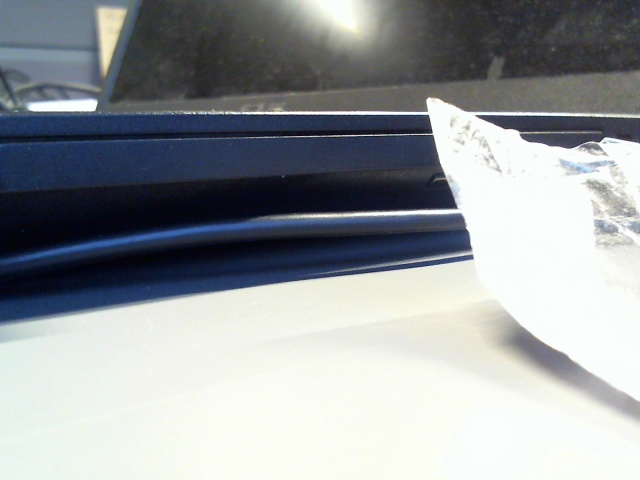
#> input picture PythonServer/shapes.jpg, 640 x 480 px
$ python shape.py   (older library calls are emulated)
#> lines starting #> are read from the running program, lines starting #| are printed output that depends on the picture; after the words box and inside, x2 and y2 are one past the last pixel; in counts of white or black regions, pixels touching at a corner belong together
import cv2
import numpy as np

img = cv2.imread("shapes.jpg", cv2.IMREAD_GRAYSCALE)
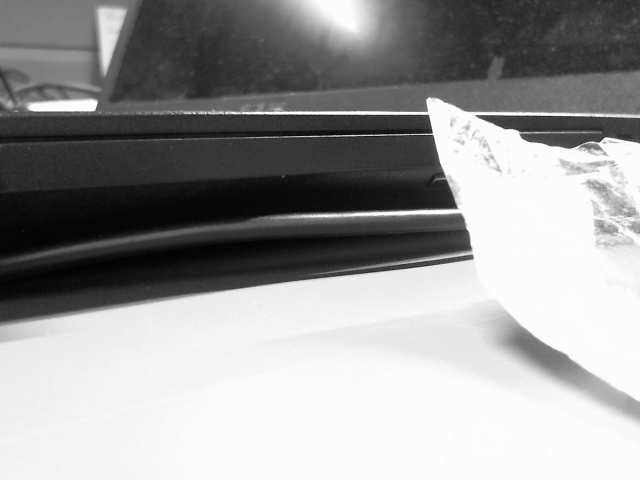
#> img: shape (480, 640); min 2, max 255, mean 153.1
_, threshold = cv2.threshold(img,55 ,255 , cv2.THRESH_BINARY)
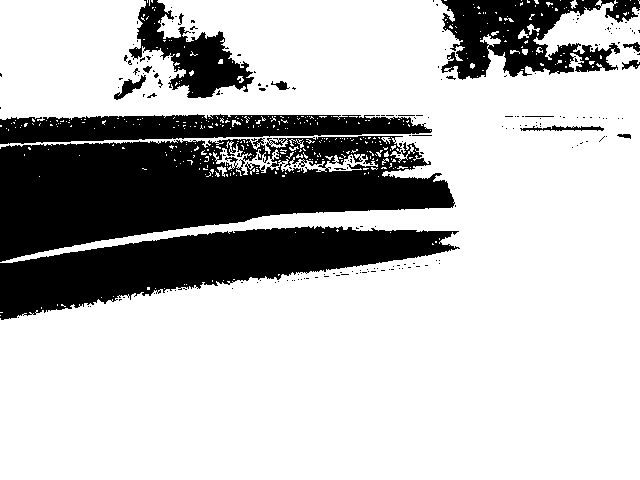
#> threshold: shape (480, 640); 74.4% white; 214 black regions (197 under 20 px)
_, contours, _ = cv2.findContours(threshold, cv2.RETR_TREE, cv2.CHAIN_APPROX_SIMPLE)
#> contours = 730 contours, 700 with area under 20; largest, box (x1, y1, x2, y2) and area: (0, 0, 640, 480) 222878, (213, 141, 378, 175) 1112, (519, 124, 605, 132) 336, (113, 74, 147, 101) 322, (270, 80, 290, 91) 109

font = cv2.FONT_HERSHEY_COMPLEX

for cnt in contours:
    approx = cv2.approxPolyDP(cnt, 0.01 * cv2.arcLength(cnt, True), True)
    cv2.drawContours(img, [approx], 0, (0), 5)
    x = approx.ravel()[0]
    y = approx.ravel()[1]

    if len(approx) == 3:
        cv2.putText(img, "Triangle", (x, y), font, 1, (0))
    # [4 lines of commented-out code are left out]
    elif 6 < len(approx) < 15:
        cv2.putText(img, "Ellipse", (x, y), font, 1, (0))
    else:
        cv2.putText(img, "Circle", (x, y), font, 1, (0))
#> this loop made 730 passes
#> (x, y) on passes 1, 4, 6: (0, 315), (61, 304), (101, 297)
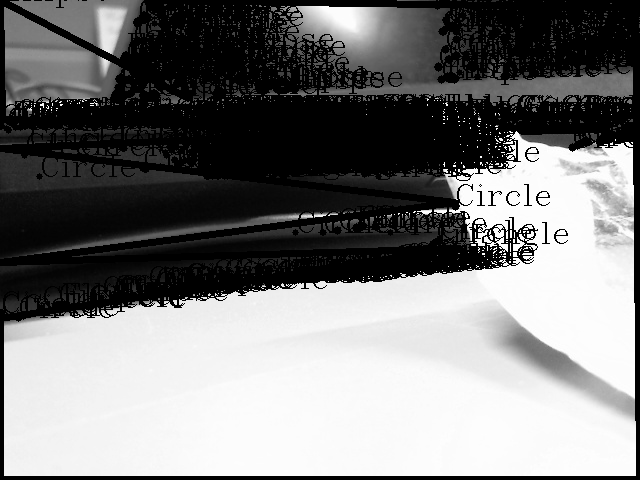
#> img: shape (480, 640); min 0, max 255, mean 122.8

cv2.imshow("shapes", img)
cv2.imshow("Threshold", threshold)
cv2.waitKey(0)
cv2.destroyAllWindows()
